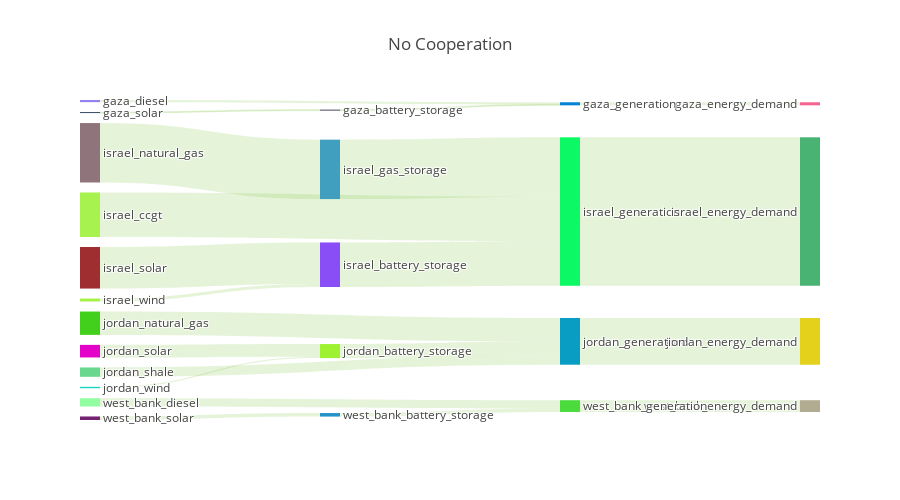

Here is the notebook cell this chart was saved with:
### Code cell
results['NCO'].plot_flows_sankey(height=500,title='No Cooperation')

### Figure 1 — Plotly figure (JSON) as saved in the notebook; plotly's stock layout.template omitted (floating-point values rounded to 4 significant figures)
{"data": [{"domain": {"x": [0, 1], "y": [0, 1]}, "link": {"color": ["rgba(127, 194, 65, 0.2)", "rgba(127, 194, 65, 0.2)", "rgba(127, 194, 65, 0.2)", "rgba(127, 194, 65, 0.2)", "rgba(127, 194, 65, 0.2)", "rgba(127, 194, 65, 0.2)", "rgba(127, 194, 65, 0.2)", "rgba(127, 194, 65, 0.2)", "rgba(127, 194, 65, 0.2)", "rgba(127, 194, 65, 0.2)", "rgba(127, 194, 65, 0.2)", "rgba(127, 194, 65, 0.2)", "rgba(127, 194, 65, 0.2)", "rgba(127, 194, 65, 0.2)", "rgba(127, 194, 65, 0.2)", "rgba(127, 194, 65, 0.2)", "rgba(127, 194, 65, 0.2)", "rgba(127, 194, 65, 0.2)", "rgba(127, 194, 65, 0.2)", "rgba(127, 194, 65, 0.2)", "rgba(127, 194, 65, 0.2)", "rgba(127, 194, 65, 0.2)", "rgba(127, 194, 65, 0.2)", "rgba(127, 194, 65, 0.2)", "rgba(127, 194, 65, 0.2)", "rgba(127, 194, 65, 0.2)", "rgba(127, 194, 65, 0.2)", "rgba(127, 194, 65, 0.2)", "rgba(127, 194, 65, 0.2)", "rgba(127, 194, 65, 0.2)", "rgba(127, 194, 65, 0.2)", "rgba(127, 194, 65, 0.2)", "rgba(127, 194, 65, 0.2)", "rgba(127, 194, 65, 0.2)", "rgba(127, 194, 65, 0.2)", "rgba(127, 194, 65, 0.2)", "rgba(127, 194, 65, 0.2)", "rgba(127, 194, 65, 0.2)", "rgba(127, 194, 65, 0.2)"], "source": [0, 34, 2, 33, 4, 5, 40, 7, 8, 9, 39, 35, 35, 35, 35, 12, 13, 14, 42, 16, 17, 18, 41, 41, 41, 20, 21, 22, 23, 44, 25, 26, 27, 43, 43, 43, 29, 30, 31], "target": [32, 33, 33, 32, 33, 34, 35, 35, 35, 35, 35, 32, 36, 37, 38, 39, 40, 40, 41, 41, 41, 41, 36, 37, 38, 41, 41, 42, 42, 43, 43, 43, 43, 36, 37, 38, 43, 44, 44], "value": [0, 556000.0, 1297000.0, 1853000.0, 0, 556000.0, 26970000.0, 26940000.0, 0, 0, 35990000.0, 0, 89900000.0, 0, 0, 35990000.0, 25170000.0, 1802000.0, 8483000.0, 0, 0, 0, 0, 28280000.0, 0, 14140000.0, 5655000.0, 7617000.0, 865900.0, 2139000.0, 0, 0, 4990000.0, 0, 0, 7129000.0, 0, 2139000.0, 0]}, "node": {"color": ["0ca393", "f10801", "9282f2", "876696", "ad5922", "253853", "de811a", "a8f24f", "ef0837", "118191", "45b17f", "6de2ea", "90747c", "9f2e30", "a6f148", "7289ee", "a80e64", "38cf28", "8246c8", "98bd96", "43d01c", "69d78d", "e303c9", "1bd7c2", "290dee", "efc37f", "f23c6e", "92fda1", "7bf8c0", "21bcc3", "742272", "7e074a", "f46490", "0583d5", "393959", "0cf965", "48b373", "e3d11b", "b1ab91", "409ebe", "8a4ef7", "0a9dc3", "9ef232", "4bdb3d", "2593c7"], "label": ["egypt_generation", "gaza_battery_storage", "gaza_diesel", "gaza_generation", "gaza_natural_gas", "gaza_solar", "israel_battery_storage", "israel_ccgt", "israel_coal", "israel_diesel", "israel_gas_storage", "israel_generation", "israel_natural_gas", "israel_solar", "israel_wind", "jordan_battery_storage", "jordan_ccgt", "jordan_coal", "jordan_diesel", "jordan_generation", "jordan_natural_gas", "jordan_shale", "jordan_solar", "jordan_wind", "west_bank_battery_storage", "west_bank_ccgt", "west_bank_coal", "west_bank_diesel", "west_bank_generation", "west_bank_natural_gas", "west_bank_solar", "west_bank_wind", "gaza_energy_demand", "gaza_generation", "gaza_battery_storage", "israel_generation", "israel_energy_demand", "jordan_energy_demand", "west_bank_energy_demand", "israel_gas_storage", "israel_battery_storage", "jordan_generation", "jordan_battery_storage", "west_bank_generation", "west_bank_battery_storage"], "line": {"color": "black", "width": 0}, "pad": 10}, "orientation": "h", "type": "sankey", "valueformat": ".0f"}], "layout": {"font": {"size": 12}, "height": 500, "title": "No Cooperation"}}
